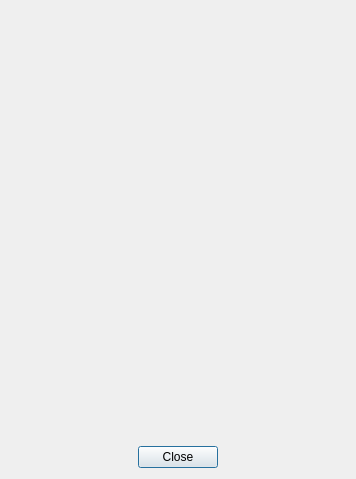
<?xml version="1.0" encoding="UTF-8"?>
<ui version="4.0">
 <class>Dialog</class>
 <widget class="QDialog" name="Dialog">
  <property name="geometry">
   <rect>
    <x>0</x>
    <y>0</y>
    <width>356</width>
    <height>479</height>
   </rect>
  </property>
  <property name="windowTitle">
   <string>Sobre</string>
  </property>
  <layout class="QGridLayout" name="gridLayout">
   <item row="1" column="0">
    <layout class="QVBoxLayout" name="verticalLayout">
     <item>
      <spacer name="verticalSpacer">
       <property name="orientation">
        <enum>Qt::Vertical</enum>
       </property>
       <property name="sizeHint" stdset="0">
        <size>
         <width>20</width>
         <height>40</height>
        </size>
       </property>
      </spacer>
     </item>
     <item>
      <layout class="QHBoxLayout" name="horizontalLayout">
       <item>
        <widget class="QDialogButtonBox" name="buttonBox">
         <property name="sizePolicy">
          <sizepolicy hsizetype="Fixed" vsizetype="Fixed">
           <horstretch>0</horstretch>
           <verstretch>0</verstretch>
          </sizepolicy>
         </property>
         <property name="orientation">
          <enum>Qt::Horizontal</enum>
         </property>
         <property name="standardButtons">
          <set>QDialogButtonBox::Close</set>
         </property>
        </widget>
       </item>
      </layout>
     </item>
    </layout>
   </item>
  </layout>
 </widget>
 <resources/>
 <connections>
  <connection>
   <sender>buttonBox</sender>
   <signal>accepted()</signal>
   <receiver>Dialog</receiver>
   <slot>accept()</slot>
   <hints>
    <hint type="sourcelabel">
     <x>248</x>
     <y>254</y>
    </hint>
    <hint type="destinationlabel">
     <x>157</x>
     <y>274</y>
    </hint>
   </hints>
  </connection>
  <connection>
   <sender>buttonBox</sender>
   <signal>rejected()</signal>
   <receiver>Dialog</receiver>
   <slot>reject()</slot>
   <hints>
    <hint type="sourcelabel">
     <x>316</x>
     <y>260</y>
    </hint>
    <hint type="destinationlabel">
     <x>286</x>
     <y>274</y>
    </hint>
   </hints>
  </connection>
 </connections>
</ui>
